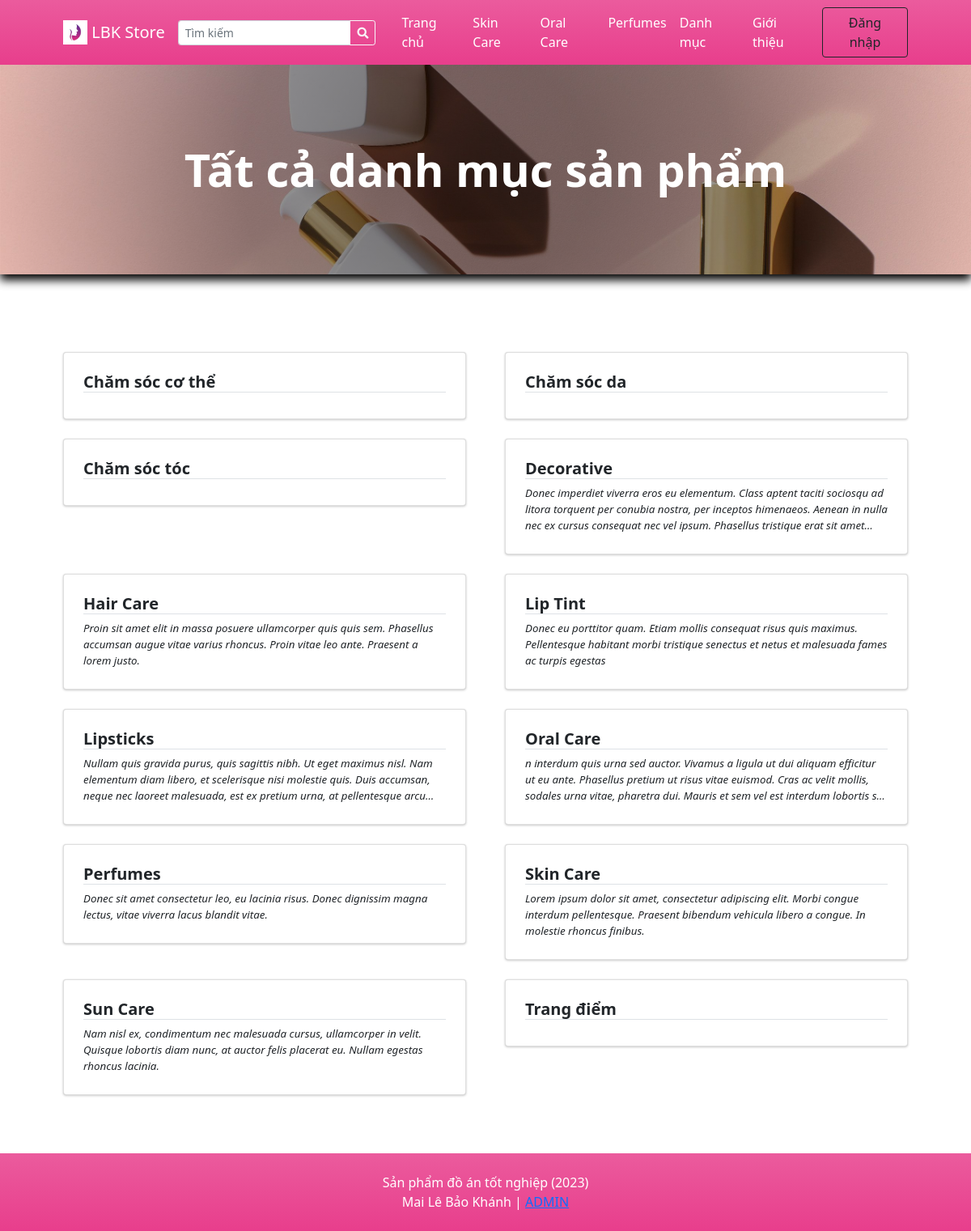
Page /?p=view_categories on the committed database.
### tables this page shows
CREATE TABLE `categories` (
  `id` int(30) NOT NULL,
  `category` varchar(250) NOT NULL,
  `description` text DEFAULT NULL,
  `status` tinyint(1) NOT NULL DEFAULT 1,
  `delete_flag` tinyint(1) NOT NULL DEFAULT 0,
  `date_created` datetime NOT NULL DEFAULT current_timestamp()
);

### classes/DBConnection.php (called while the page is built, shortened)
<?php
class DBConnection{
    private $host = DB_SERVER;
    private $username = DB_USERNAME;
    private $password = DB_PASSWORD;
    private $database = DB_NAME;
    public $conn;
    public function __construct(){
        if (!isset($this->conn)) {
            $this->conn = new mysqli($this->host, $this->username, $this->password, $this->database);
        }
    }
}
?>

### classes/SystemSettings.php (called while the page is built, shortened)
<?php
class SystemSettings extends DBConnection{
	function userdata($field = ''){
		if(!empty($field)){
			if(isset($_SESSION['userdata'][$field]))
				return $_SESSION['userdata'][$field];
			else
				return null;
		}else{
			return false;
		}
	}
	function info($field=''){
		if(!empty($field)){
			if(isset($_SESSION['system_info'][$field]))
				return $_SESSION['system_info'][$field];
			else
				return false;
		}else{
			return false;
		}
	}
}
$_settings = new SystemSettings();
?>

### config.php (called while the page is built, shortened)
<?php
require_once('classes/DBConnection.php');
require_once('classes/SystemSettings.php');
function validate_image($file){
	if(!empty($file)){
        $ex = explode("?",$file);
        $file = $ex[0];
        $ts = isset($ex[1]) ? "?".$ex[1] : '';
		if(is_file(base_app.$file)){
			return base_url.$file.$ts;
		}else{
			return base_url.'dist/img/no-image-available.png';
		}
	}else{
		return base_url.'dist/img/no-image-available.png';
	}
}
?>

### view_categories.php (the view, shortened to what this page needs)
<?php
$title = "Tất cả danh mục sản phẩm ";
?>
<header class="bg-dark py-5" id="main-header">
    <div class="container px-4 px-lg-5 my-5">
        <div class="text-center text-white">
            <h1 class="display-4 fw-bolder"><?php echo $title ?></h1>
        </div>
    </div>
</header>
<section class="py-5">
    <div class="container px-4 px-lg-5 mt-5">
        <div class="row gx-2 gx-lg-5 row-cols-1 row-cols-md-2 row-cols-xl-2 justify-content-center">
            <?php
                $categories = $conn->query("SELECT * FROM `categories` where status = 1 order by category asc ");
                while($row = $categories->fetch_assoc()):
                    foreach($row as $k=> $v){
                        $row[$k] = trim(stripslashes($v));
                    }
                    $row['description'] = strip_tags(stripslashes(html_entity_decode($row['description'])));
            ?>
            <div class="col mb-6 mb-2">
                <a href="./?p=products&c=<?php echo md5($row['id']) ?>" class="card category-item text-decoration-none text-reset">
                    <div class="card-body p-4">
                        <div class="">
                            <h5 class="fw-bolder border-bottom border-pink"><?php echo $row['category'] ?></h5>
                        </div>
                        <p class="m-0 truncate"><?php echo $row['description'] ?></p>
                    </div>
                </a>
            </div>
            <?php endwhile; ?>
        </div>
    </div>
</section>

### inc/topBarNav.php (shortened to what this page needs)
<nav class="navbar navbar-expand-lg navbar-dark bg-gradient-pink">
            <div class="container px-4 px-lg-5 ">
                <a class="navbar-brand" href="./">
                <img src="<?php echo validate_image($_settings->info('logo')) ?>" width="30" height="30" class="d-inline-block align-top" alt="" loading="lazy">
                <?php echo $_settings->info('short_name') ?>
                </a>
                <form class="form-inline" id="search-form">
                  <div class="input-group">
                    <input class="form-control form-control-sm form " type="search" placeholder="Tìm kiếm" aria-label="Search" name="search"  value="<?php echo isset($_GET['search']) ? $_GET['search'] : "" ?>"  aria-describedby="button-addon2">
                    <div class="input-group-append">
                      <button class="btn btn-outline-light btn-sm m-0" type="submit" id="button-addon2"><i class="fa fa-search"></i></button>
                    </div>
                  </div>
                </form>
                <div class="collapse navbar-collapse" id="navbarSupportedContent">
                    <ul class="navbar-nav me-auto mb-2 mb-lg-0 ms-lg-4">
                        <li class="nav-item"><a class="nav-link text-white" aria-current="page" href="./">Trang chủ</a></li>
                        <?php
                        $cat_qry = $conn->query("SELECT * FROM categories where status = 1  limit 3");
                        $count_cats =$conn->query("SELECT * FROM categories where status = 1 ")->num_rows;
                        while($crow = $cat_qry->fetch_assoc()):
                        ?>
                        <li class="nav-item"><a class="nav-link text-white" aria-current="page" href="./?p=products&c=<?php echo md5($crow['id']) ?>"><?php echo $crow['category'] ?></a></li>
                        <?php endwhile; ?>
                        <?php if($count_cats > 3): ?>
                        <li class="nav-item"><a class="nav-link text-white" href="./?p=view_categories">Danh mục</a></li>
                        <?php endif; ?>
                        <li class="nav-item"><a class="nav-link text-white" href="./?p=about">Giới thiệu</a></li>
                    </ul>
                    <div class="d-flex align-items-center">
                      <?php if($_settings->userdata('id') > 0 && $_settings->userdata('login_type') == 2): ?>
                        <a class="text-dark mr-2 nav-link text-white" href="./?p=cart">
                            <i class="bi-cart-fill me-1"></i>
                            Giỏ hàng
                            <span class="badge bg-dark text-white ms-1 rounded-pill" id="cart-count">
                              <?php
                                $count = $conn->query("SELECT SUM(quantity) as items from `cart` where client_id =".$_settings->userdata('id'))->fetch_assoc()['items'];
                                echo ($count > 0 ? $count : 0);
                              ?>
                            </span>
                        </a>
                            <a href="./?p=my_account" class="text-dark  nav-link text-white"><b> Chào, <?php echo $_settings->userdata('lastname')?></b></a>
                            <a href="logout.php" class="text-dark  nav-link text-white"><i class="fa fa-sign-out-alt"></i></a>
                        <?php else: ?>
                        <button class="btn btn-outline-dark ml-2" id="login-btn" type="button">Đăng nhập</button>
                        <?php endif; ?>
                    </div>
                </div>
            </div>
        </nav>

### rows in the picture
categories: category "Skin Care", description "Lorem ipsum dolor sit amet, consectetur adipiscing elit. Morbi congue interdum pellentesque. Praesent bibendum vehicula libero a congue. In molestie rhoncus finibus."
categories: category "Oral Care", description "n interdum quis urna sed auctor. Vivamus a ligula ut dui aliquam efficitur ut eu ante. Phasellus pretium ut risus vitae euismod. Cras ac velit mollis, sodales urna vitae, pharetra dui. Mauris et sem vel est interdum lobortis…"
categories: category "Perfumes", description "Donec sit amet consectetur leo, eu lacinia risus. Donec dignissim magna lectus, vitae viverra lacus blandit vitae."
categories: category "Chăm sóc cơ thể"
categories: category "Chăm sóc da"
categories: category "Chăm sóc tóc"
categories: category "Decorative", description "Donec imperdiet viverra eros eu elementum. Class aptent taciti sociosqu ad litora torquent per conubia nostra, per inceptos himenaeos. Aenean in nulla nec ex cursus consequat nec vel ipsum. Phasellus tristique erat sit…"
categories: category "Hair Care", description "Proin sit amet elit in massa posuere ullamcorper quis quis sem. Phasellus accumsan augue vitae varius rhoncus. Proin vitae leo ante. Praesent a lorem justo."
categories: category "Lip Tint", description "Donec eu porttitor quam. Etiam mollis consequat risus quis maximus. Pellentesque habitant morbi tristique senectus et netus et malesuada fames ac turpis egestas"
categories: category "Lipsticks", description "Nullam quis gravida purus, quis sagittis nibh. Ut eget maximus nisl. Nam elementum diam libero, et scelerisque nisi molestie quis. Duis accumsan, neque nec laoreet malesuada, est ex pretium urna, at pellentesque…"
categories: category "Sun Care", description "Nam nisl ex, condimentum nec malesuada cursus, ullamcorper in velit. Quisque lobortis diam nunc, at auctor felis placerat eu. Nullam egestas rhoncus lacinia."
categories: category "Trang điểm"

### other values in the picture
$_settings->info('short_name') "LBK Store"
$title "Tất cả danh mục sản phẩm"
